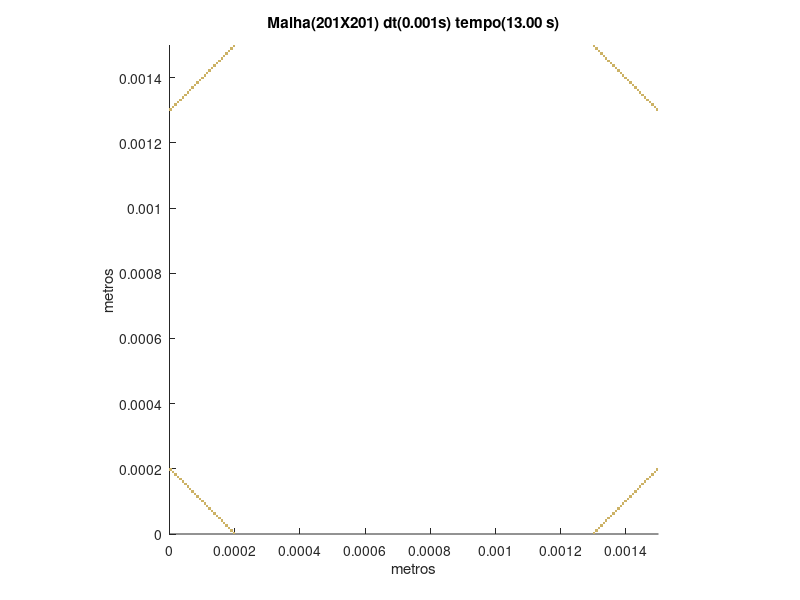

MATLAB code for this plot:
set (gca,'PlotBoxAspectRatio',[1 1 1],'Xlim',[0,0.0015],'Ylim',[0,0.0015])
hold on
title('Malha(201X201) dt(0.001s) tempo(13.00 s)')
hold on
ylabel('metros')
hold on
xlabel('metros')
hold on

fill([0.000194029850746269 0.000194029850746269 0.000201492537313433 0.000201492537313433],[0 7.46268656716418E-06 7.46268656716418E-06 0],[0.8,0.7,0.4],'LineStyle','none')

fill([0.00129850746268657 0.00129850746268657 0.00130597014925373 0.00130597014925373],[0 7.46268656716418E-06 7.46268656716418E-06 0],[0.8,0.7,0.4],'LineStyle','none')

fill([0.000186567164179104 0.000186567164179104 0.000194029850746269 0.000194029850746269],[7.46268656716418E-06 1.49253731343284E-05 1.49253731343284E-05 7.46268656716418E-06],[0.8,0.7,0.4],'LineStyle','none')

fill([0.00130597014925373 0.00130597014925373 0.0013134328358209 0.0013134328358209],[7.46268656716418E-06 1.49253731343284E-05 1.49253731343284E-05 7.46268656716418E-06],[0.8,0.7,0.4],'LineStyle','none')

fill([0.00017910447761194 0.00017910447761194 0.000186567164179104 0.000186567164179104],[1.49253731343284E-05 2.23880597014925E-05 2.23880597014925E-05 1.49253731343284E-05],[0.8,0.7,0.4],'LineStyle','none')

fill([0.0013134328358209 0.0013134328358209 0.00132089552238806 0.00132089552238806],[1.49253731343284E-05 2.23880597014925E-05 2.23880597014925E-05 1.49253731343284E-05],[0.8,0.7,0.4],'LineStyle','none')

fill([0.000171641791044776 0.000171641791044776 0.00017910447761194 0.00017910447761194],[2.23880597014925E-05 2.98507462686567E-05 2.98507462686567E-05 2.23880597014925E-05],[0.8,0.7,0.4],'LineStyle','none')

fill([0.00132089552238806 0.00132089552238806 0.00132835820895522 0.00132835820895522],[2.23880597014925E-05 2.98507462686567E-05 2.98507462686567E-05 2.23880597014925E-05],[0.8,0.7,0.4],'LineStyle','none')

fill([0.000164179104477612 0.000164179104477612 0.000171641791044776 0.000171641791044776],[2.98507462686567E-05 3.73134328358209E-05 3.73134328358209E-05 2.98507462686567E-05],[0.8,0.7,0.4],'LineStyle','none')

fill([0.00132835820895522 0.00132835820895522 0.00133582089552239 0.00133582089552239],[2.98507462686567E-05 3.73134328358209E-05 3.73134328358209E-05 2.98507462686567E-05],[0.8,0.7,0.4],'LineStyle','none')

fill([0.000156716417910448 0.000156716417910448 0.000164179104477612 0.000164179104477612],[3.73134328358209E-05 4.47761194029851E-05 4.47761194029851E-05 3.73134328358209E-05],[0.8,0.7,0.4],'LineStyle','none')

fill([0.00133582089552239 0.00133582089552239 0.00134328358208955 0.00134328358208955],[3.73134328358209E-05 4.47761194029851E-05 4.47761194029851E-05 3.73134328358209E-05],[0.8,0.7,0.4],'LineStyle','none')

fill([0.000149253731343284 0.000149253731343284 0.000156716417910448 0.000156716417910448],[4.47761194029851E-05 5.22388059701493E-05 5.22388059701493E-05 4.47761194029851E-05],[0.8,0.7,0.4],'LineStyle','none')

fill([0.00134328358208955 0.00134328358208955 0.00135074626865672 0.00135074626865672],[4.47761194029851E-05 5.22388059701493E-05 5.22388059701493E-05 4.47761194029851E-05],[0.8,0.7,0.4],'LineStyle','none')

fill([0.000141791044776119 0.000141791044776119 0.000149253731343284 0.000149253731343284],[5.22388059701493E-05 5.97014925373134E-05 5.97014925373134E-05 5.22388059701493E-05],[0.8,0.7,0.4],'LineStyle','none')

fill([0.00135074626865672 0.00135074626865672 0.00135820895522388 0.00135820895522388],[5.22388059701493E-05 5.97014925373134E-05 5.97014925373134E-05 5.22388059701493E-05],[0.8,0.7,0.4],'LineStyle','none')

fill([0.000134328358208955 0.000134328358208955 0.000141791044776119 0.000141791044776119],[5.97014925373134E-05 6.71641791044776E-05 6.71641791044776E-05 5.97014925373134E-05],[0.8,0.7,0.4],'LineStyle','none')

fill([0.00135820895522388 0.00135820895522388 0.00136567164179104 0.00136567164179104],[5.97014925373134E-05 6.71641791044776E-05 6.71641791044776E-05 5.97014925373134E-05],[0.8,0.7,0.4],'LineStyle','none')

fill([0.000126865671641791 0.000126865671641791 0.000134328358208955 0.000134328358208955],[6.71641791044776E-05 7.46268656716418E-05 7.46268656716418E-05 6.71641791044776E-05],[0.8,0.7,0.4],'LineStyle','none')

fill([0.00136567164179104 0.00136567164179104 0.00137313432835821 0.00137313432835821],[6.71641791044776E-05 7.46268656716418E-05 7.46268656716418E-05 6.71641791044776E-05],[0.8,0.7,0.4],'LineStyle','none')

fill([0.000119402985074627 0.000119402985074627 0.000126865671641791 0.000126865671641791],[7.46268656716418E-05 8.2089552238806E-05 8.2089552238806E-05 7.46268656716418E-05],[0.8,0.7,0.4],'LineStyle','none')

fill([0.00137313432835821 0.00137313432835821 0.00138059701492537 0.00138059701492537],[7.46268656716418E-05 8.2089552238806E-05 8.2089552238806E-05 7.46268656716418E-05],[0.8,0.7,0.4],'LineStyle','none')

fill([0.000111940298507463 0.000111940298507463 0.000119402985074627 0.000119402985074627],[8.2089552238806E-05 8.95522388059702E-05 8.95522388059702E-05 8.2089552238806E-05],[0.8,0.7,0.4],'LineStyle','none')

fill([0.00138059701492537 0.00138059701492537 0.00138805970149254 0.00138805970149254],[8.2089552238806E-05 8.95522388059702E-05 8.95522388059702E-05 8.2089552238806E-05],[0.8,0.7,0.4],'LineStyle','none')

fill([0.000104477611940299 0.000104477611940299 0.000111940298507463 0.000111940298507463],[8.95522388059702E-05 9.70149253731343E-05 9.70149253731343E-05 8.95522388059702E-05],[0.8,0.7,0.4],'LineStyle','none')

fill([0.00138805970149254 0.00138805970149254 0.0013955223880597 0.0013955223880597],[8.95522388059702E-05 9.70149253731343E-05 9.70149253731343E-05 8.95522388059702E-05],[0.8,0.7,0.4],'LineStyle','none')

fill([9.70149253731343E-05 9.70149253731343E-05 0.000104477611940299 0.000104477611940299],[9.70149253731343E-05 0.000104477611940299 0.000104477611940299 9.70149253731343E-05],[0.8,0.7,0.4],'LineStyle','none')

fill([0.0013955223880597 0.0013955223880597 0.00140298507462687 0.00140298507462687],[9.70149253731343E-05 0.000104477611940299 0.000104477611940299 9.70149253731343E-05],[0.8,0.7,0.4],'LineStyle','none')

fill([8.95522388059702E-05 8.95522388059702E-05 9.70149253731343E-05 9.70149253731343E-05],[0.000104477611940299 0.000111940298507463 0.000111940298507463 0.000104477611940299],[0.8,0.7,0.4],'LineStyle','none')

fill([0.00140298507462687 0.00140298507462687 0.00141044776119403 0.00141044776119403],[0.000104477611940299 0.000111940298507463 0.000111940298507463 0.000104477611940299],[0.8,0.7,0.4],'LineStyle','none')

fill([8.2089552238806E-05 8.2089552238806E-05 8.95522388059702E-05 8.95522388059702E-05],[0.000111940298507463 0.000119402985074627 0.000119402985074627 0.000111940298507463],[0.8,0.7,0.4],'LineStyle','none')

fill([0.00141044776119403 0.00141044776119403 0.00141791044776119 0.00141791044776119],[0.000111940298507463 0.000119402985074627 0.000119402985074627 0.000111940298507463],[0.8,0.7,0.4],'LineStyle','none')

fill([7.46268656716418E-05 7.46268656716418E-05 8.2089552238806E-05 8.2089552238806E-05],[0.000119402985074627 0.000126865671641791 0.000126865671641791 0.000119402985074627],[0.8,0.7,0.4],'LineStyle','none')

fill([0.00141791044776119 0.00141791044776119 0.00142537313432836 0.00142537313432836],[0.000119402985074627 0.000126865671641791 0.000126865671641791 0.000119402985074627],[0.8,0.7,0.4],'LineStyle','none')

fill([6.71641791044776E-05 6.71641791044776E-05 7.46268656716418E-05 7.46268656716418E-05],[0.000126865671641791 0.000134328358208955 0.000134328358208955 0.000126865671641791],[0.8,0.7,0.4],'LineStyle','none')

fill([0.00142537313432836 0.00142537313432836 0.00143283582089552 0.00143283582089552],[0.000126865671641791 0.000134328358208955 0.000134328358208955 0.000126865671641791],[0.8,0.7,0.4],'LineStyle','none')

fill([5.97014925373134E-05 5.97014925373134E-05 6.71641791044776E-05 6.71641791044776E-05],[0.000134328358208955 0.000141791044776119 0.000141791044776119 0.000134328358208955],[0.8,0.7,0.4],'LineStyle','none')

fill([0.00143283582089552 0.00143283582089552 0.00144029850746269 0.00144029850746269],[0.000134328358208955 0.000141791044776119 0.000141791044776119 0.000134328358208955],[0.8,0.7,0.4],'LineStyle','none')

fill([5.22388059701493E-05 5.22388059701493E-05 5.97014925373134E-05 5.97014925373134E-05],[0.000141791044776119 0.000149253731343284 0.000149253731343284 0.000141791044776119],[0.8,0.7,0.4],'LineStyle','none')

fill([0.00144029850746269 0.00144029850746269 0.00144776119402985 0.00144776119402985],[0.000141791044776119 0.000149253731343284 0.000149253731343284 0.000141791044776119],[0.8,0.7,0.4],'LineStyle','none')

fill([4.47761194029851E-05 4.47761194029851E-05 5.22388059701493E-05 5.22388059701493E-05],[0.000149253731343284 0.000156716417910448 0.000156716417910448 0.000149253731343284],[0.8,0.7,0.4],'LineStyle','none')

fill([0.00144776119402985 0.00144776119402985 0.00145522388059702 0.00145522388059702],[0.000149253731343284 0.000156716417910448 0.000156716417910448 0.000149253731343284],[0.8,0.7,0.4],'LineStyle','none')

fill([3.73134328358209E-05 3.73134328358209E-05 4.47761194029851E-05 4.47761194029851E-05],[0.000156716417910448 0.000164179104477612 0.000164179104477612 0.000156716417910448],[0.8,0.7,0.4],'LineStyle','none')

fill([0.00145522388059702 0.00145522388059702 0.00146268656716418 0.00146268656716418],[0.000156716417910448 0.000164179104477612 0.000164179104477612 0.000156716417910448],[0.8,0.7,0.4],'LineStyle','none')

fill([2.98507462686567E-05 2.98507462686567E-05 3.73134328358209E-05 3.73134328358209E-05],[0.000164179104477612 0.000171641791044776 0.000171641791044776 0.000164179104477612],[0.8,0.7,0.4],'LineStyle','none')

fill([0.00146268656716418 0.00146268656716418 0.00147014925373134 0.00147014925373134],[0.000164179104477612 0.000171641791044776 0.000171641791044776 0.000164179104477612],[0.8,0.7,0.4],'LineStyle','none')

fill([2.23880597014925E-05 2.23880597014925E-05 2.98507462686567E-05 2.98507462686567E-05],[0.000171641791044776 0.00017910447761194 0.00017910447761194 0.000171641791044776],[0.8,0.7,0.4],'LineStyle','none')

fill([0.00147014925373134 0.00147014925373134 0.00147761194029851 0.00147761194029851],[0.000171641791044776 0.00017910447761194 0.00017910447761194 0.000171641791044776],[0.8,0.7,0.4],'LineStyle','none')

fill([1.49253731343284E-05 1.49253731343284E-05 2.23880597014925E-05 2.23880597014925E-05],[0.00017910447761194 0.000186567164179104 0.000186567164179104 0.00017910447761194],[0.8,0.7,0.4],'LineStyle','none')

fill([0.00147761194029851 0.00147761194029851 0.00148507462686567 0.00148507462686567],[0.00017910447761194 0.000186567164179104 0.000186567164179104 0.00017910447761194],[0.8,0.7,0.4],'LineStyle','none')

fill([7.46268656716418E-06 7.46268656716418E-06 1.49253731343284E-05 1.49253731343284E-05],[0.000186567164179104 0.000194029850746269 0.000194029850746269 0.000186567164179104],[0.8,0.7,0.4],'LineStyle','none')

fill([0.00148507462686567 0.00148507462686567 0.00149253731343284 0.00149253731343284],[0.000186567164179104 0.000194029850746269 0.000194029850746269 0.000186567164179104],[0.8,0.7,0.4],'LineStyle','none')

fill([0 0 7.46268656716418E-06 7.46268656716418E-06],[0.000194029850746269 0.000201492537313433 0.000201492537313433 0.000194029850746269],[0.8,0.7,0.4],'LineStyle','none')

fill([0.00149253731343284 0.00149253731343284 0.0015 0.0015],[0.000194029850746269 0.000201492537313433 0.000201492537313433 0.000194029850746269],[0.8,0.7,0.4],'LineStyle','none')

fill([0 0 7.46268656716418E-06 7.46268656716418E-06],[0.00129850746268657 0.00130597014925373 0.00130597014925373 0.00129850746268657],[0.8,0.7,0.4],'LineStyle','none')

fill([0.00149253731343284 0.00149253731343284 0.0015 0.0015],[0.00129850746268657 0.00130597014925373 0.00130597014925373 0.00129850746268657],[0.8,0.7,0.4],'LineStyle','none')

fill([7.46268656716418E-06 7.46268656716418E-06 1.49253731343284E-05 1.49253731343284E-05],[0.00130597014925373 0.0013134328358209 0.0013134328358209 0.00130597014925373],[0.8,0.7,0.4],'LineStyle','none')

fill([0.00148507462686567 0.00148507462686567 0.00149253731343284 0.00149253731343284],[0.00130597014925373 0.0013134328358209 0.0013134328358209 0.00130597014925373],[0.8,0.7,0.4],'LineStyle','none')

fill([1.49253731343284E-05 1.49253731343284E-05 2.23880597014925E-05 2.23880597014925E-05],[0.0013134328358209 0.00132089552238806 0.00132089552238806 0.0013134328358209],[0.8,0.7,0.4],'LineStyle','none')

fill([0.00147761194029851 0.00147761194029851 0.00148507462686567 0.00148507462686567],[0.0013134328358209 0.00132089552238806 0.00132089552238806 0.0013134328358209],[0.8,0.7,0.4],'LineStyle','none')

fill([2.23880597014925E-05 2.23880597014925E-05 2.98507462686567E-05 2.98507462686567E-05],[0.00132089552238806 0.00132835820895522 0.00132835820895522 0.00132089552238806],[0.8,0.7,0.4],'LineStyle','none')

fill([0.00147014925373134 0.00147014925373134 0.00147761194029851 0.00147761194029851],[0.00132089552238806 0.00132835820895522 0.00132835820895522 0.00132089552238806],[0.8,0.7,0.4],'LineStyle','none')

fill([2.98507462686567E-05 2.98507462686567E-05 3.73134328358209E-05 3.73134328358209E-05],[0.00132835820895522 0.00133582089552239 0.00133582089552239 0.00132835820895522],[0.8,0.7,0.4],'LineStyle','none')

fill([0.00146268656716418 0.00146268656716418 0.00147014925373134 0.00147014925373134],[0.00132835820895522 0.00133582089552239 0.00133582089552239 0.00132835820895522],[0.8,0.7,0.4],'LineStyle','none')

fill([3.73134328358209E-05 3.73134328358209E-05 4.47761194029851E-05 4.47761194029851E-05],[0.00133582089552239 0.00134328358208955 0.00134328358208955 0.00133582089552239],[0.8,0.7,0.4],'LineStyle','none')

fill([0.00145522388059702 0.00145522388059702 0.00146268656716418 0.00146268656716418],[0.00133582089552239 0.00134328358208955 0.00134328358208955 0.00133582089552239],[0.8,0.7,0.4],'LineStyle','none')

fill([4.47761194029851E-05 4.47761194029851E-05 5.22388059701493E-05 5.22388059701493E-05],[0.00134328358208955 0.00135074626865672 0.00135074626865672 0.00134328358208955],[0.8,0.7,0.4],'LineStyle','none')

fill([0.00144776119402985 0.00144776119402985 0.00145522388059702 0.00145522388059702],[0.00134328358208955 0.00135074626865672 0.00135074626865672 0.00134328358208955],[0.8,0.7,0.4],'LineStyle','none')

fill([5.22388059701493E-05 5.22388059701493E-05 5.97014925373134E-05 5.97014925373134E-05],[0.00135074626865672 0.00135820895522388 0.00135820895522388 0.00135074626865672],[0.8,0.7,0.4],'LineStyle','none')

fill([0.00144029850746269 0.00144029850746269 0.00144776119402985 0.00144776119402985],[0.00135074626865672 0.00135820895522388 0.00135820895522388 0.00135074626865672],[0.8,0.7,0.4],'LineStyle','none')

fill([5.97014925373134E-05 5.97014925373134E-05 6.71641791044776E-05 6.71641791044776E-05],[0.00135820895522388 0.00136567164179104 0.00136567164179104 0.00135820895522388],[0.8,0.7,0.4],'LineStyle','none')

fill([0.00143283582089552 0.00143283582089552 0.00144029850746269 0.00144029850746269],[0.00135820895522388 0.00136567164179104 0.00136567164179104 0.00135820895522388],[0.8,0.7,0.4],'LineStyle','none')

fill([6.71641791044776E-05 6.71641791044776E-05 7.46268656716418E-05 7.46268656716418E-05],[0.00136567164179104 0.00137313432835821 0.00137313432835821 0.00136567164179104],[0.8,0.7,0.4],'LineStyle','none')

fill([0.00142537313432836 0.00142537313432836 0.00143283582089552 0.00143283582089552],[0.00136567164179104 0.00137313432835821 0.00137313432835821 0.00136567164179104],[0.8,0.7,0.4],'LineStyle','none')

fill([7.46268656716418E-05 7.46268656716418E-05 8.2089552238806E-05 8.2089552238806E-05],[0.00137313432835821 0.00138059701492537 0.00138059701492537 0.00137313432835821],[0.8,0.7,0.4],'LineStyle','none')

fill([0.00141791044776119 0.00141791044776119 0.00142537313432836 0.00142537313432836],[0.00137313432835821 0.00138059701492537 0.00138059701492537 0.00137313432835821],[0.8,0.7,0.4],'LineStyle','none')

fill([8.2089552238806E-05 8.2089552238806E-05 8.95522388059702E-05 8.95522388059702E-05],[0.00138059701492537 0.00138805970149254 0.00138805970149254 0.00138059701492537],[0.8,0.7,0.4],'LineStyle','none')

fill([0.00141044776119403 0.00141044776119403 0.00141791044776119 0.00141791044776119],[0.00138059701492537 0.00138805970149254 0.00138805970149254 0.00138059701492537],[0.8,0.7,0.4],'LineStyle','none')

fill([8.95522388059702E-05 8.95522388059702E-05 9.70149253731343E-05 9.70149253731343E-05],[0.00138805970149254 0.0013955223880597 0.0013955223880597 0.00138805970149254],[0.8,0.7,0.4],'LineStyle','none')

fill([0.00140298507462687 0.00140298507462687 0.00141044776119403 0.00141044776119403],[0.00138805970149254 0.0013955223880597 0.0013955223880597 0.00138805970149254],[0.8,0.7,0.4],'LineStyle','none')

fill([9.70149253731343E-05 9.70149253731343E-05 0.000104477611940299 0.000104477611940299],[0.0013955223880597 0.00140298507462687 0.00140298507462687 0.0013955223880597],[0.8,0.7,0.4],'LineStyle','none')

fill([0.0013955223880597 0.0013955223880597 0.00140298507462687 0.00140298507462687],[0.0013955223880597 0.00140298507462687 0.00140298507462687 0.0013955223880597],[0.8,0.7,0.4],'LineStyle','none')

fill([0.000104477611940299 0.000104477611940299 0.000111940298507463 0.000111940298507463],[0.00140298507462687 0.00141044776119403 0.00141044776119403 0.00140298507462687],[0.8,0.7,0.4],'LineStyle','none')

fill([0.00138805970149254 0.00138805970149254 0.0013955223880597 0.0013955223880597],[0.00140298507462687 0.00141044776119403 0.00141044776119403 0.00140298507462687],[0.8,0.7,0.4],'LineStyle','none')

fill([0.000111940298507463 0.000111940298507463 0.000119402985074627 0.000119402985074627],[0.00141044776119403 0.00141791044776119 0.00141791044776119 0.00141044776119403],[0.8,0.7,0.4],'LineStyle','none')

fill([0.00138059701492537 0.00138059701492537 0.00138805970149254 0.00138805970149254],[0.00141044776119403 0.00141791044776119 0.00141791044776119 0.00141044776119403],[0.8,0.7,0.4],'LineStyle','none')

fill([0.000119402985074627 0.000119402985074627 0.000126865671641791 0.000126865671641791],[0.00141791044776119 0.00142537313432836 0.00142537313432836 0.00141791044776119],[0.8,0.7,0.4],'LineStyle','none')

fill([0.00137313432835821 0.00137313432835821 0.00138059701492537 0.00138059701492537],[0.00141791044776119 0.00142537313432836 0.00142537313432836 0.00141791044776119],[0.8,0.7,0.4],'LineStyle','none')

fill([0.000126865671641791 0.000126865671641791 0.000134328358208955 0.000134328358208955],[0.00142537313432836 0.00143283582089552 0.00143283582089552 0.00142537313432836],[0.8,0.7,0.4],'LineStyle','none')

fill([0.00136567164179104 0.00136567164179104 0.00137313432835821 0.00137313432835821],[0.00142537313432836 0.00143283582089552 0.00143283582089552 0.00142537313432836],[0.8,0.7,0.4],'LineStyle','none')

fill([0.000134328358208955 0.000134328358208955 0.000141791044776119 0.000141791044776119],[0.00143283582089552 0.00144029850746269 0.00144029850746269 0.00143283582089552],[0.8,0.7,0.4],'LineStyle','none')

fill([0.00135820895522388 0.00135820895522388 0.00136567164179104 0.00136567164179104],[0.00143283582089552 0.00144029850746269 0.00144029850746269 0.00143283582089552],[0.8,0.7,0.4],'LineStyle','none')

fill([0.000141791044776119 0.000141791044776119 0.000149253731343284 0.000149253731343284],[0.00144029850746269 0.00144776119402985 0.00144776119402985 0.00144029850746269],[0.8,0.7,0.4],'LineStyle','none')

fill([0.00135074626865672 0.00135074626865672 0.00135820895522388 0.00135820895522388],[0.00144029850746269 0.00144776119402985 0.00144776119402985 0.00144029850746269],[0.8,0.7,0.4],'LineStyle','none')

fill([0.000149253731343284 0.000149253731343284 0.000156716417910448 0.000156716417910448],[0.00144776119402985 0.00145522388059702 0.00145522388059702 0.00144776119402985],[0.8,0.7,0.4],'LineStyle','none')

fill([0.00134328358208955 0.00134328358208955 0.00135074626865672 0.00135074626865672],[0.00144776119402985 0.00145522388059702 0.00145522388059702 0.00144776119402985],[0.8,0.7,0.4],'LineStyle','none')

fill([0.000156716417910448 0.000156716417910448 0.000164179104477612 0.000164179104477612],[0.00145522388059702 0.00146268656716418 0.00146268656716418 0.00145522388059702],[0.8,0.7,0.4],'LineStyle','none')

fill([0.00133582089552239 0.00133582089552239 0.00134328358208955 0.00134328358208955],[0.00145522388059702 0.00146268656716418 0.00146268656716418 0.00145522388059702],[0.8,0.7,0.4],'LineStyle','none')

fill([0.000164179104477612 0.000164179104477612 0.000171641791044776 0.000171641791044776],[0.00146268656716418 0.00147014925373134 0.00147014925373134 0.00146268656716418],[0.8,0.7,0.4],'LineStyle','none')

fill([0.00132835820895522 0.00132835820895522 0.00133582089552239 0.00133582089552239],[0.00146268656716418 0.00147014925373134 0.00147014925373134 0.00146268656716418],[0.8,0.7,0.4],'LineStyle','none')

fill([0.000171641791044776 0.000171641791044776 0.00017910447761194 0.00017910447761194],[0.00147014925373134 0.00147761194029851 0.00147761194029851 0.00147014925373134],[0.8,0.7,0.4],'LineStyle','none')

fill([0.00132089552238806 0.00132089552238806 0.00132835820895522 0.00132835820895522],[0.00147014925373134 0.00147761194029851 0.00147761194029851 0.00147014925373134],[0.8,0.7,0.4],'LineStyle','none')

fill([0.00017910447761194 0.00017910447761194 0.000186567164179104 0.000186567164179104],[0.00147761194029851 0.00148507462686567 0.00148507462686567 0.00147761194029851],[0.8,0.7,0.4],'LineStyle','none')

fill([0.0013134328358209 0.0013134328358209 0.00132089552238806 0.00132089552238806],[0.00147761194029851 0.00148507462686567 0.00148507462686567 0.00147761194029851],[0.8,0.7,0.4],'LineStyle','none')

fill([0.000186567164179104 0.000186567164179104 0.000194029850746269 0.000194029850746269],[0.00148507462686567 0.00149253731343284 0.00149253731343284 0.00148507462686567],[0.8,0.7,0.4],'LineStyle','none')

fill([0.00130597014925373 0.00130597014925373 0.0013134328358209 0.0013134328358209],[0.00148507462686567 0.00149253731343284 0.00149253731343284 0.00148507462686567],[0.8,0.7,0.4],'LineStyle','none')

fill([0.000194029850746269 0.000194029850746269 0.000201492537313433 0.000201492537313433],[0.00149253731343284 0.0015 0.0015 0.00149253731343284],[0.8,0.7,0.4],'LineStyle','none')

fill([0.00129850746268657 0.00129850746268657 0.00130597014925373 0.00130597014925373],[0.00149253731343284 0.0015 0.0015 0.00149253731343284],[0.8,0.7,0.4],'LineStyle','none')
